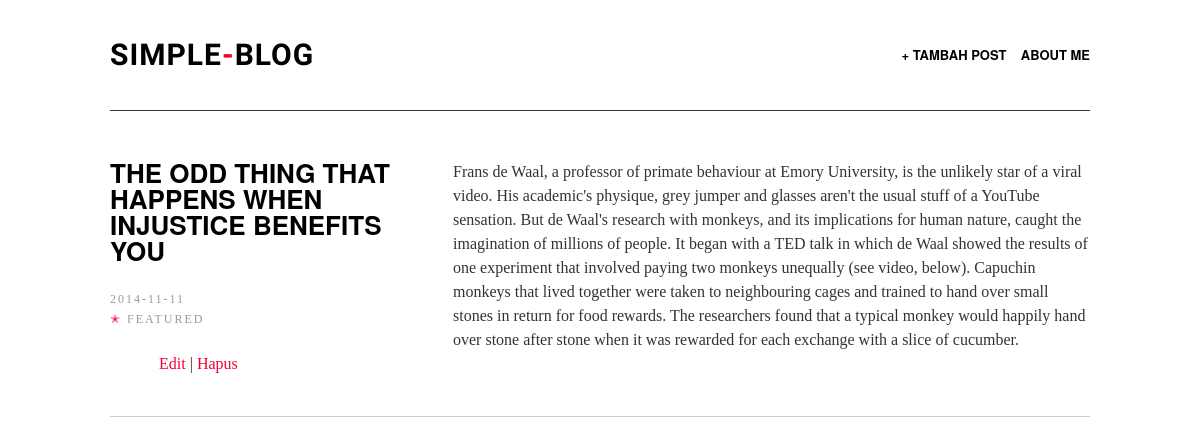
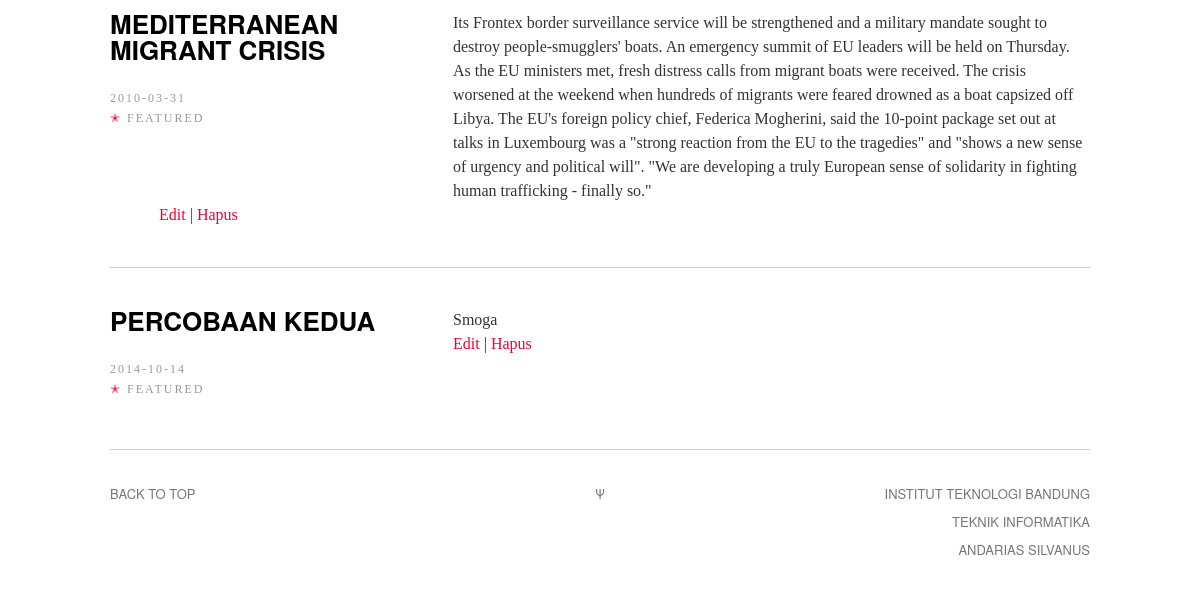
Before: / with the older database file (2 pictures, top to bottom).
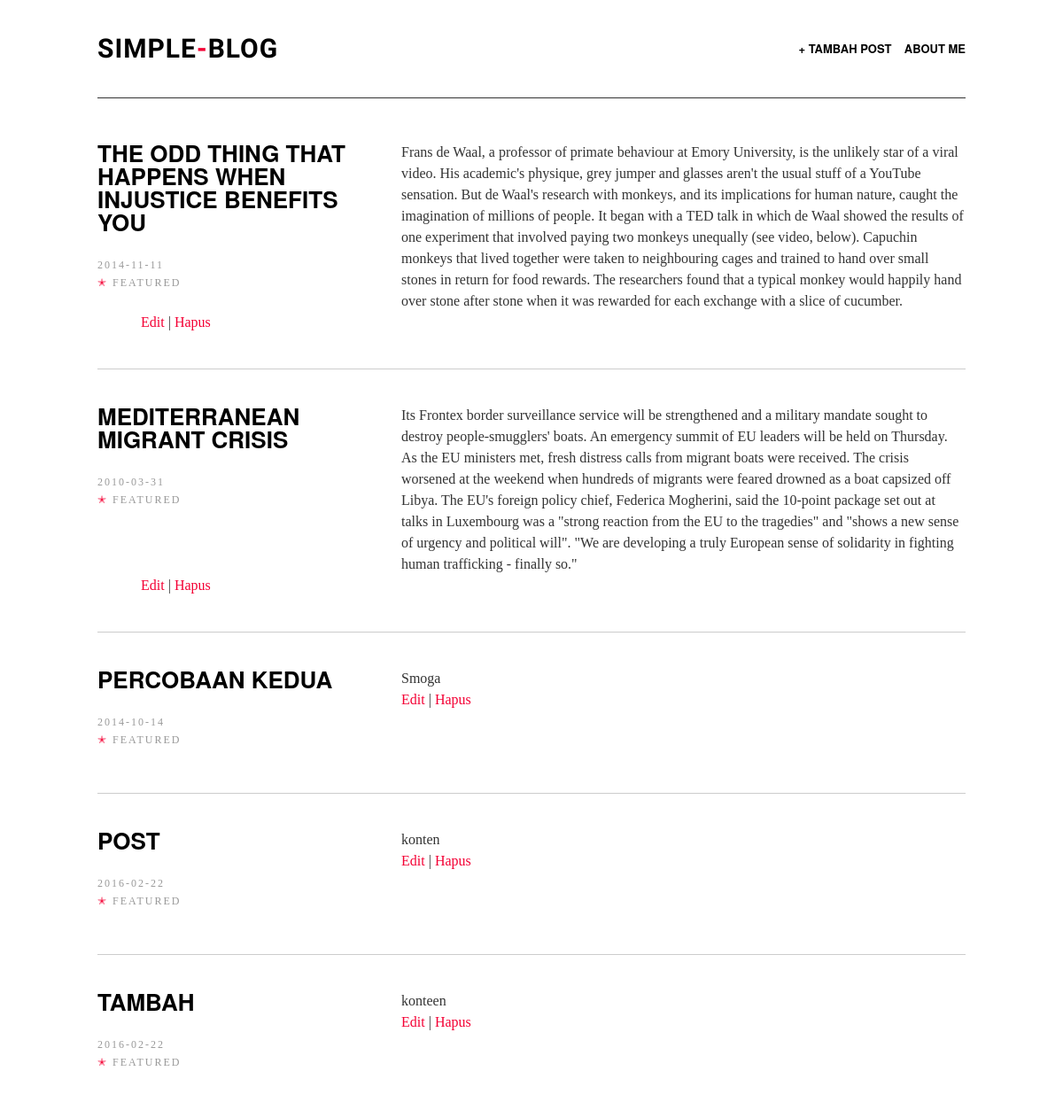
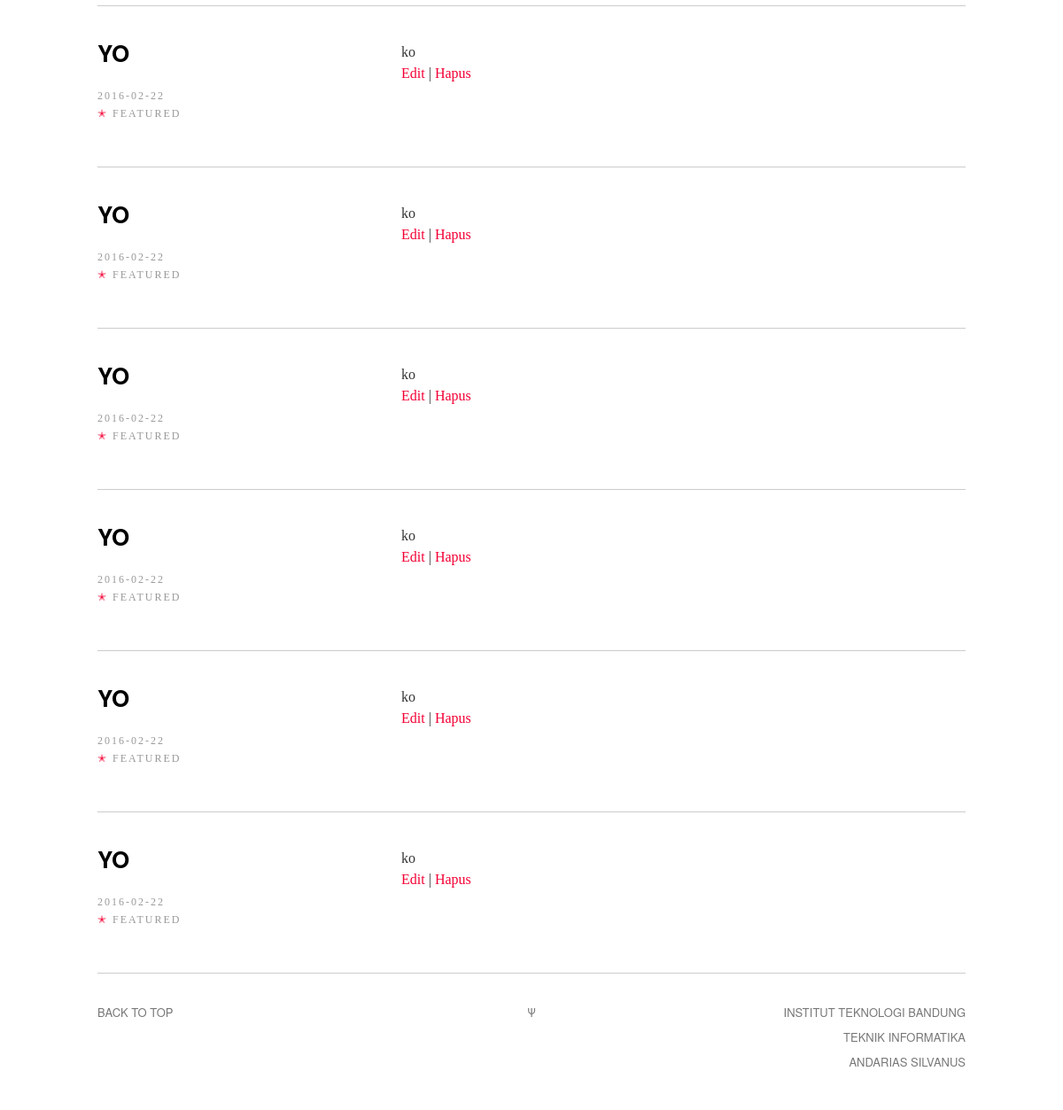
After: the same page with the newer database file (2 pictures, top to bottom).
### tables this page shows
CREATE TABLE IF NOT EXISTS `post` (
  `id` int(250) NOT NULL AUTO_INCREMENT,
  `judul` varchar(100) NOT NULL,
  `konten` varchar(1000) NOT NULL,
  `tanggal` date NOT NULL,
  `gambar` varchar(50) NOT NULL,
  `userid` int(11) NOT NULL,
  PRIMARY KEY (`id`),
  KEY `fk_postid` (`userid`)
);

### index.php (the view, shortened to what this page needs)
<!DOCTYPE html>
<html>
<head>
<link rel="stylesheet" type="text/css" href="assets/css/screen.css" />
</head>
<body class="default">
<?php
   $query="SELECT * FROM `post`;";
   $result=mysql_query($query) or trigger_error(mysql_error()." in ".$query);
   $num=mysql_num_rows($result);
?>
<div class="wrapper">
<nav class="nav">
    <a style="border:none;" id="logo" href="index.php"><h1>Simple<span>-</span>Blog</h1></a>
    <ul class="nav-primary">
        <li><a href="new_post.php">+ Tambah Post</a></li>
		    <li><a href="aboutMe.php">About Me</a></li>
    </ul>
</nav>
<div id="home">
    <div class="posts">
        <nav class="art-list">
          <ul class="art-list-body">
          	<?php
      				$i=0;
      				while ($i < $num)
      				{
						    $f0=mysql_result($result,$i,"id");
      					$f1=mysql_result($result,$i,"judul");
      					$f2=mysql_result($result,$i,"konten");
      					$f3=mysql_result($result,$i,"tanggal");
            ?>
            <li class="art-list-item">
                <div class="art-list-item-title-and-time">
                    <h2 class="art-list-title"><a href="post.php?id=<?php echo $f0 ?>"><?php echo $f1; ?></a></h2>
                    <div class="art-list-time"><?php echo $f3; ?></div>
                    <div class="art-list-time"><span style="color:#F40034;">&#10029;</span> Featured</div>
                </div>
                <p><?php echo $f2; ?></p>
                <p>
                  <a href="edit_post.php?id=<?php echo $f0 ?>">Edit</a> | <a href="javascript:DeletePost(<?php echo $f0 ?>)">Hapus</a>
                </p>
            </li>
            <?php
            		$i++;
				      }
            ?>
          </ul>
        </nav>
    </div>
</div>
<footer class="footer">
    <div class="back-to-top"><a href="">Back to top</a></div>
    <div class="psi">&Psi;</div>
    <aside class="offsite-links">
        Institut Teknologi Bandung<br>
        Teknik Informatika<br>
        <a href="https://www.facebook.com/andarias.silvanus">Andarias Silvanus</a>
    </aside>
</footer>
</div>
</body>
</html>

### assets/css/screen.css (style rules this page uses)
html, body, div, span, object, iframe, h1, h2, h3, h4, h5, h6, p, blockquote, pre, a, address, cite, code, em, img, small, strong, ol, ul, li, fieldset, form, label, legend, table, caption, tbody, tfoot, thead, tr, th, td, article, aside, canvas, embed, figure, figcaption, footer, header, hgroup, menu, nav, section, summary, time, audio, video { margin: 0; padding: 0; border: 0; font-size: 100%; font: inherit; vertical-align: baseline; }
article, aside, details, figcaption, figure, footer, header, hgroup, menu, time, nav, section { display: block; }
html, body, .wrapper { min-height: 100%; }
html, body { height: 100%; }
.wrapper { min-height: 100%; }
body { overflow-x: hidden; font: 17px/28px ff-meta-serif-web-pro, "Georgia", serif; color: #333; background: #fff; }
h1, h2, h3, h4, h5, h6 { font-family: "proxima-nova", "helvetica neue", "helvetica", sans-serif; font-weight: normal; text-transform: uppercase; font-weight: 700; color: #000; text-rendering: optimizeLegibility; }
h1 { font-size: 50px; padding-bottom: 30px; }
h2 { font-size: 45px; padding-bottom: 25px; }
p { margin: 0 0 28px 0; }
a { color: #F40034; text-decoration: none; -webkit-transition: color .2s ease-in-out; -moz-transition: color .2s ease-in-out; transition: color .2s ease-in-out; }
.wrapper { max-width: 1500px; margin: 0 auto; background: #fff; }
.nav, .art-header-inner, .footer, .art-list, .abt, .fourohfour { width: 980px; }
.nav, .art-body-inner, .footer, .art-list, .abt, .fourohfour { position: relative; margin: 0 auto; }
.nav { position: absolute; top: 0; left: 50%; height: 70px; padding-top: 40px; margin-left: -490px; border-bottom: 1px solid #333; z-index: 2; }
#logo { float: left; }
.nav-primary { float: right; }
.nav-primary li { display: inline-block; margin-left: 10px; font-weight: 500; }
#logo h1, .nav-primary li, .nav-primary li a { font-family: "proxima-nova", "helvetica neue", "helvetica", sans-serif; font-weight: 700; font-size: 13px; line-height: 30px; color: #000; text-transform: uppercase; }
#logo h1 { height: 30px; margin-left: 0px; letter-spacing: 1px; font-family: 'Questrial', sans-serif; font-size: 30px; }
#logo h1 span { color: #F40034 !important; }
.nav li:first-child { margin-left: 0; }
.art-list { padding: 120px 0 0; }
.art-list-body { position: relative; overflow: hidden; }
.art-list-item { padding: 40px 0; list-style: none; overflow: hidden; border-bottom: 1px solid #ccc; }
.art-list-item:last-child { border-bottom: none; }
.art-list-title { font-size: 26px; line-height: 26px; font-weight: 700; }
.art-list-item-title-and-time { float: left; width: 30%; margin-bottom: 10px; }
.art-list-time { font-size: 12px; line-height: 20px; letter-spacing: 2px; text-transform: uppercase; color: #999; }
.art-list-title a { color: #000; }
.art-list-item p { width: 65%; float: left; margin-left: 5%; margin-bottom: 0; font-size: 16px; line-height: 24px; }
.footer { padding: 30px 0 40px; overflow: hidden; border-top: 1px solid #ccc; }
.footer, .footer a { font-family: "proxima-nova", "helvetica neue", "helvetica", sans-serif; font-size: 13px; text-transform: uppercase; color: #777; }
.back-to-top, .footer-nav, .offsite-links { width: 45%; float: left; }
.psi { width:10%; float:left; text-align: center; }
.offsite-links { text-align: right; }
.nav:before, .art-body-inner:before, .footer:before, .art-list:before { content:""; display:table; }
.nav:after, .art-body-inner:after, .footer:after, .art-list:after { clear:both; }
.nav, .art-body-inner, .footer, .art-list { zoom:1; }
.art-list, .nav, .abt, .art-body { -webkit-animation: le-fade .5s 0s 1 ease-out; -moz-animation: le-fade .5s 0s 1 ease-out; }

Changed rows visible on the page:
added post: judul "POST", tanggal "2016-02-22", konten "konten"
added post: judul "TAMBAH", tanggal "2016-02-22", konten "konteen"
added post: judul "YO", tanggal "2016-02-22", konten "ko"
added post: judul "YO", tanggal "2016-02-22", konten "ko"
added post: judul "YO", tanggal "2016-02-22", konten "ko"
added post: judul "YO", tanggal "2016-02-22", konten "ko"
added post: judul "YO", tanggal "2016-02-22", konten "ko"
added post: judul "YO", tanggal "2016-02-22", konten "ko"
